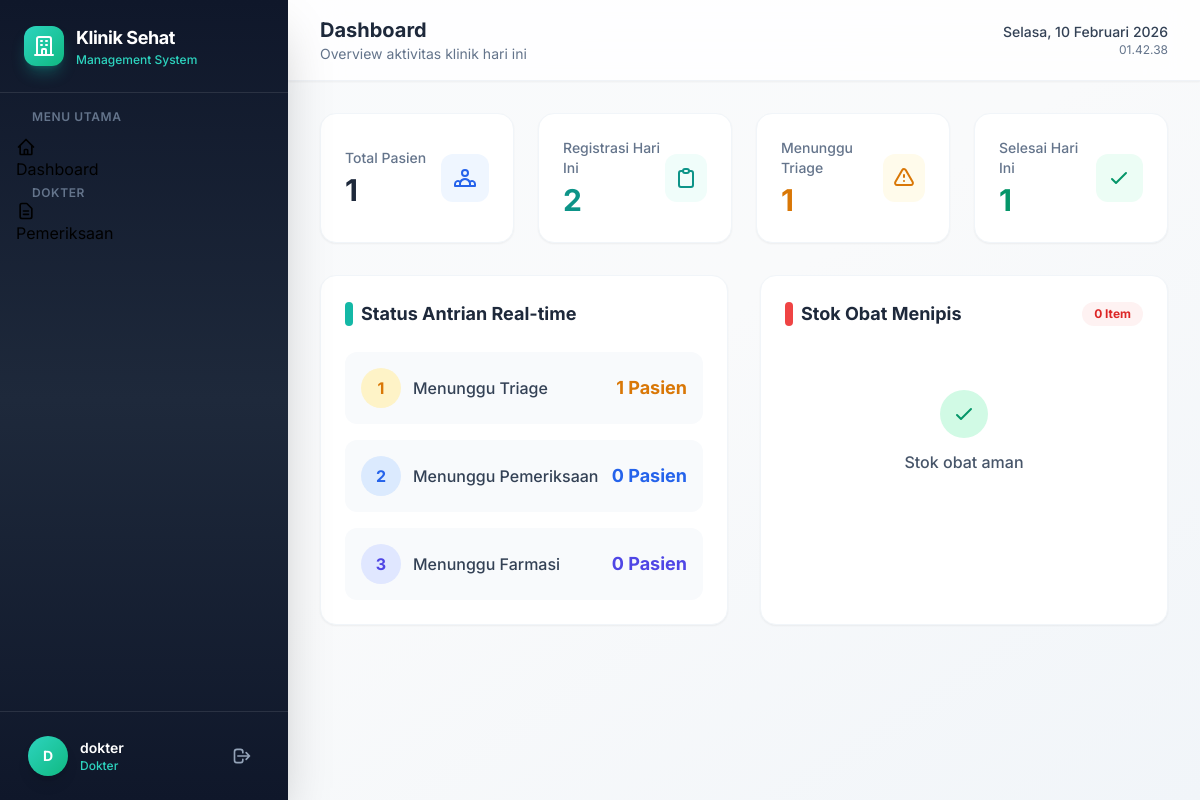
/ (signed in), run on the app's committed database.
### clinic_auth/models.py (models this page shows, shortened)
class User(AbstractUser):
    ROLE_CHOICES = [
        ("admin", "Admin"),
        ("loket", "Loket"),
        ("ugd", "UGD"),
        ("dokter", "Dokter"),
        ("farmasi", "Farmasi"),
    ]
    role = models.CharField(max_length=20, choices=ROLE_CHOICES, default="loket")
    phone = models.CharField(max_length=20, blank=True)
    class Meta:
        db_table = "users"

### clinic_auth/views.py (the view)
# urls.py: path("", dashboard_view, name="dashboard"),
@login_required
def dashboard_view(request):
    today = timezone.now().date()
    context = {
        "total_patients": Patient.objects.count(),
        "today_registrations": Registration.objects.filter(
            created_at__date=today
        ).count(),
        "waiting_triage": Registration.objects.filter(status="waiting_triage").count(),
        "waiting_exam": Registration.objects.filter(status="waiting_exam").count(),
        "waiting_pharmacy": Registration.objects.filter(
            status="waiting_pharmacy"
        ).count(),
        "completed_today": Registration.objects.filter(
            status="completed", created_at__date=today
        ).count(),
        "total_medicines": Medicine.objects.count(),
        "low_stock_medicines": Medicine.objects.filter(stock__lte=10).count(),
        "recent_registrations": Registration.objects.select_related("patient").order_by(
            "-created_at"
        )[:10],
    }
    return render(request, "dashboard/index.html", context)

### templates/dashboard/index.html (shortened to what this page needs)
{% extends 'base.html' %}
{% block page_title %}Dashboard{% endblock %}
{% block page_subtitle %}Overview aktivitas klinik hari ini{% endblock %}
{% block content %}
<div class="grid grid-cols-1 md:grid-cols-2 lg:grid-cols-4 gap-6 mb-8">
    <div class="stat-card bg-white rounded-2xl p-6 shadow-sm border border-slate-100 flex items-center justify-between">
        <div>
            <p class="text-sm font-medium text-slate-500 mb-1">Total Pasien</p>
            <h3 class="text-3xl font-bold text-slate-800">{{ total_patients }}</h3>
        </div>
        <div class="w-12 h-12 rounded-xl bg-blue-50 text-blue-600 flex items-center justify-center">
        </div>
    </div>
    <div class="stat-card bg-white rounded-2xl p-6 shadow-sm border border-slate-100 flex items-center justify-between">
        <div>
            <p class="text-sm font-medium text-slate-500 mb-1">Registrasi Hari Ini</p>
            <h3 class="text-3xl font-bold text-teal-600">{{ today_registrations }}</h3>
        </div>
        <div class="w-12 h-12 rounded-xl bg-teal-50 text-teal-600 flex items-center justify-center">
            <svg class="w-6 h-6" fill="none" stroke="currentColor" viewBox="0 0 24 24"><path stroke-linecap="round" stroke-linejoin="round" stroke-width="2" d="M9 5H7a2 2 0 00-2 2v12a2 2 0 002 2h10a2 2 0 002-2V7a2 2 0 00-2-2h-2M9 5a2 2 0 002 2h2a2 2 0 002-2M9 5a2 2 0 012-2h2a2 2 0 012 2"/></svg>
        </div>
    </div>
    <div class="stat-card bg-white rounded-2xl p-6 shadow-sm border border-slate-100 flex items-center justify-between">
        <div>
            <p class="text-sm font-medium text-slate-500 mb-1">Menunggu Triage</p>
            <h3 class="text-3xl font-bold text-amber-600">{{ waiting_triage }}</h3>
        </div>
        <div class="w-12 h-12 rounded-xl bg-amber-50 text-amber-600 flex items-center justify-center">
            <svg class="w-6 h-6" fill="none" stroke="currentColor" viewBox="0 0 24 24"><path stroke-linecap="round" stroke-linejoin="round" stroke-width="2" d="M12 9v2m0 4h.01m-6.938 4h13.856c1.54 0 2.502-1.667 1.732-3L13.732 4c-.77-1.333-2.694-1.333-3.464 0L3.34 16c-.77 1.333.192 3 1.732 3z"/></svg>
        </div>
    </div>
    <div class="stat-card bg-white rounded-2xl p-6 shadow-sm border border-slate-100 flex items-center justify-between">
        <div>
            <p class="text-sm font-medium text-slate-500 mb-1">Selesai Hari Ini</p>
            <h3 class="text-3xl font-bold text-emerald-600">{{ completed_today }}</h3>
        </div>
        <div class="w-12 h-12 rounded-xl bg-emerald-50 text-emerald-600 flex items-center justify-center">
            <svg class="w-6 h-6" fill="none" stroke="currentColor" viewBox="0 0 24 24"><path stroke-linecap="round" stroke-linejoin="round" stroke-width="2" d="M5 13l4 4L19 7"/></svg>
        </div>
    </div>
</div>
<div class="grid grid-cols-1 lg:grid-cols-2 gap-8">
    <div class="bg-white rounded-2xl p-6 shadow-sm border border-slate-100 h-full">
        <h3 class="text-lg font-bold text-slate-800 mb-6 flex items-center gap-2">
            <span class="w-2 h-6 bg-teal-500 rounded-full"></span>
            Status Antrian Real-time
        </h3>
        <div class="space-y-4">
            <div class="flex items-center justify-between p-4 bg-slate-50 rounded-xl">
                <div class="flex items-center gap-3">
                    <div class="w-10 h-10 rounded-full bg-amber-100 text-amber-600 flex items-center justify-center font-bold">1</div>
                    <span class="font-medium text-slate-700">Menunggu Triage</span>
                </div>
                <span class="text-lg font-bold text-amber-600">{{ waiting_triage }} Pasien</span>
            </div>
            <div class="flex items-center justify-between p-4 bg-slate-50 rounded-xl">
                <div class="flex items-center gap-3">
                    <div class="w-10 h-10 rounded-full bg-blue-100 text-blue-600 flex items-center justify-center font-bold">2</div>
                    <span class="font-medium text-slate-700">Menunggu Pemeriksaan</span>
                </div>
                <span class="text-lg font-bold text-blue-600">{{ waiting_exam }} Pasien</span>
            </div>
            <div class="flex items-center justify-between p-4 bg-slate-50 rounded-xl">
                <div class="flex items-center gap-3">
                    <div class="w-10 h-10 rounded-full bg-indigo-100 text-indigo-600 flex items-center justify-center font-bold">3</div>
                    <span class="font-medium text-slate-700">Menunggu Farmasi</span>
                </div>
                <span class="text-lg font-bold text-indigo-600">{{ waiting_pharmacy }} Pasien</span>
            </div>
        </div>
    </div>
    <div class="bg-white rounded-2xl p-6 shadow-sm border border-slate-100 h-full">
        <div class="flex items-center justify-between mb-6">
            <h3 class="text-lg font-bold text-slate-800 flex items-center gap-2">
                <span class="w-2 h-6 bg-red-500 rounded-full"></span>
                Stok Obat Menipis
            </h3>
            <span class="px-3 py-1 bg-red-50 text-red-600 text-xs font-bold rounded-full">{{ low_stock_medicines }} Item</span>
        </div>
        {% if low_stock_medicines > 0 %}
        <div class="overflow-x-auto">
            <table class="w-full text-sm text-left">
                <thead class="text-xs text-slate-500 uppercase bg-slate-50">
                    <tr>
                        <th class="px-4 py-3 rounded-l-lg">Nama Obat</th>
                        <th class="px-4 py-3">Stok</th>
                        <th class="px-4 py-3 rounded-r-lg">Satuan</th>
                    </tr>
                </thead>
                <tbody class="divide-y divide-slate-100">
                    <tr>
                        <td colspan="3" class="px-4 py-4 text-center text-slate-500 italic">Data detail stok kritis bisa dilihat di menu Farmasi</td>
                    </tr>
                </tbody>
            </table>
        </div>
        {% else %}
        <div class="flex flex-col items-center justify-center h-40 text-center">
            <div class="w-12 h-12 bg-emerald-100 text-emerald-600 rounded-full flex items-center justify-center mb-3">
                <svg class="w-6 h-6" fill="none" stroke="currentColor" viewBox="0 0 24 24"><path stroke-linecap="round" stroke-linejoin="round" stroke-width="2" d="M5 13l4 4L19 7"/></svg>
            </div>
            <p class="text-slate-600 font-medium">Stok obat aman</p>
        </div>
        {% endif %}
    </div>
</div>
{% endblock %}

### templates/base.html (shortened to what this page needs)
{% load static %}
<!DOCTYPE html>
<html lang="id" class="h-full">
<head>
    <script src="https://cdn.tailwindcss.com"></script>
    <link href="https://cdn.jsdelivr.net/npm/heroicons@2.0.18/heroicons.min.css" rel="stylesheet">
</head>
<body class="h-full bg-gradient-to-br from-slate-50 via-gray-50 to-slate-100">
    {% if user.is_authenticated %}
    <div class="flex h-screen overflow-hidden">
        <aside id="sidebar" class="w-72 bg-gradient-to-b from-slate-900 via-slate-800 to-slate-900 flex flex-col shadow-2xl z-30 transition-all duration-300 flex-shrink-0">
            <div class="p-6 border-b border-white/10">
                <div class="flex items-center gap-3">
                    <div class="w-10 h-10 rounded-xl bg-gradient-to-br from-teal-400 to-emerald-500 flex items-center justify-center shadow-lg shadow-teal-500/30">
                        <svg class="w-6 h-6 text-white" fill="none" stroke="currentColor" viewBox="0 0 24 24">
                            <path stroke-linecap="round" stroke-linejoin="round" stroke-width="2" d="M19 21V5a2 2 0 00-2-2H7a2 2 0 00-2 2v16m14 0h2m-2 0h-5m-9 0H3m2 0h5M9 7h1m-1 4h1m4-4h1m-1 4h1m-5 10v-5a1 1 0 011-1h2a1 1 0 011 1v5m-4 0h4"/>
                        </svg>
                    </div>
                    <div>
                        <h1 class="text-lg font-bold text-white tracking-tight">Klinik Sehat</h1>
                        <p class="text-xs text-teal-400 font-medium">Management System</p>
                    </div>
                </div>
            </div>
            <nav class="flex-1 p-4 space-y-1 overflow-y-auto">
                <p class="text-xs font-semibold text-slate-500 uppercase tracking-wider px-4 mb-3">Menu Utama</p>
                <a href="{% url 'dashboard' %}" class="sidebar-link {% if request.resolver_match.url_name == 'dashboard' %}active{% endif %}">
                    <svg class="w-5 h-5" fill="none" stroke="currentColor" viewBox="0 0 24 24"><path stroke-linecap="round" stroke-linejoin="round" stroke-width="2" d="M3 12l2-2m0 0l7-7 7 7M5 10v10a1 1 0 001 1h3m10-11l2 2m-2-2v10a1 1 0 01-1 1h-3m-6 0a1 1 0 001-1v-4a1 1 0 011-1h2a1 1 0 011 1v4a1 1 0 001 1m-6 0h6"/></svg>
                    Dashboard
                </a>
                {% if user.role == 'admin' or user.role == 'dokter' %}
                <p class="text-xs font-semibold text-slate-500 uppercase tracking-wider px-4 mt-6 mb-3">Dokter</p>
                <a href="{% url 'examination-list' %}" class="sidebar-link {% if 'examination' in request.resolver_match.url_name %}active{% endif %}">
                    <svg class="w-5 h-5" fill="none" stroke="currentColor" viewBox="0 0 24 24"><path stroke-linecap="round" stroke-linejoin="round" stroke-width="2" d="M9 12h6m-6 4h6m2 5H7a2 2 0 01-2-2V5a2 2 0 012-2h5.586a1 1 0 01.707.293l5.414 5.414a1 1 0 01.293.707V19a2 2 0 01-2 2z"/></svg>
                    Pemeriksaan
                </a>
                {% endif %}
            </nav>
            <div class="p-4 border-t border-white/10">
                <div class="flex items-center gap-3 px-3 py-2">
                    <div class="w-10 h-10 rounded-full bg-gradient-to-br from-teal-400 to-emerald-500 flex items-center justify-center text-white font-bold text-sm shadow-lg">
                        {{ user.first_name|default:user.username|first|upper }}
                    </div>
                    <div class="flex-1 min-w-0">
                        <p class="text-sm font-semibold text-white truncate">{{ user.get_full_name|default:user.username }}</p>
                        <p class="text-xs text-teal-400 font-medium">{{ user.get_role_display }}</p>
                    </div>
                    <a href="{% url 'logout' %}" class="p-2 rounded-lg text-slate-400 hover:text-red-400 hover:bg-white/10 transition-all" title="Logout">
                        <svg class="w-5 h-5" fill="none" stroke="currentColor" viewBox="0 0 24 24"><path stroke-linecap="round" stroke-linejoin="round" stroke-width="2" d="M17 16l4-4m0 0l-4-4m4 4H7m6 4v1a3 3 0 01-3 3H6a3 3 0 01-3-3V7a3 3 0 013-3h4a3 3 0 013 3v1"/></svg>
                    </a>
                </div>
            </div>
        </aside>
        <div class="flex-1 flex flex-col overflow-hidden">
            <header class="bg-white/80 backdrop-blur-xl border-b border-slate-200/50 px-8 py-4 flex items-center justify-between shadow-sm z-20">
                <div class="flex items-center gap-4">
                    <div>
                        <h2 class="text-xl font-bold text-slate-800">{% block page_title %}Dashboard{% endblock %}</h2>
                        <p class="text-sm text-slate-500">{% block page_subtitle %}Selamat datang di Sistem Manajemen Klinik{% endblock %}</p>
                    </div>
                </div>
                <div class="flex items-center gap-3">
                    <div class="text-right hidden sm:block">
                        <p class="text-sm font-medium text-slate-700" id="current-date"></p>
                        <p class="text-xs text-slate-500" id="current-time"></p>
                    </div>
                </div>
            </header>
            <main class="flex-1 overflow-y-auto p-8">
                {% block content %}{% endblock %}
            </main>
        </div>
    </div>
    {% else %}
        {% block auth_content %}{% endblock %}
    {% endif %}
</body>
</html>

### templates/base.html (style rules this page uses)
* { font-family: 'Inter', system-ui, -apple-system, sans-serif; }
.sidebar-link { @apply flex items-center gap-3 px-4 py-3 rounded-xl text-slate-300 hover:text-white hover:bg-white/10 transition-all duration-200; }
.sidebar-link.active { @apply text-white bg-white/15 shadow-lg shadow-white/5; }
.stat-card { transition: all 0.3s cubic-bezier(0.4,0,0.2,1); }

### data on the page
User: first_name|first "D", get_full_name "dokter", role "Dokter"

### other printed values
{{ total_patients }} "1"
{{ today_registrations }} "2"
{{ waiting_triage }} "1"
{{ completed_today }} "1"
{{ waiting_exam }} "0"
{{ waiting_pharmacy }} "0"
{{ low_stock_medicines }} "0"
